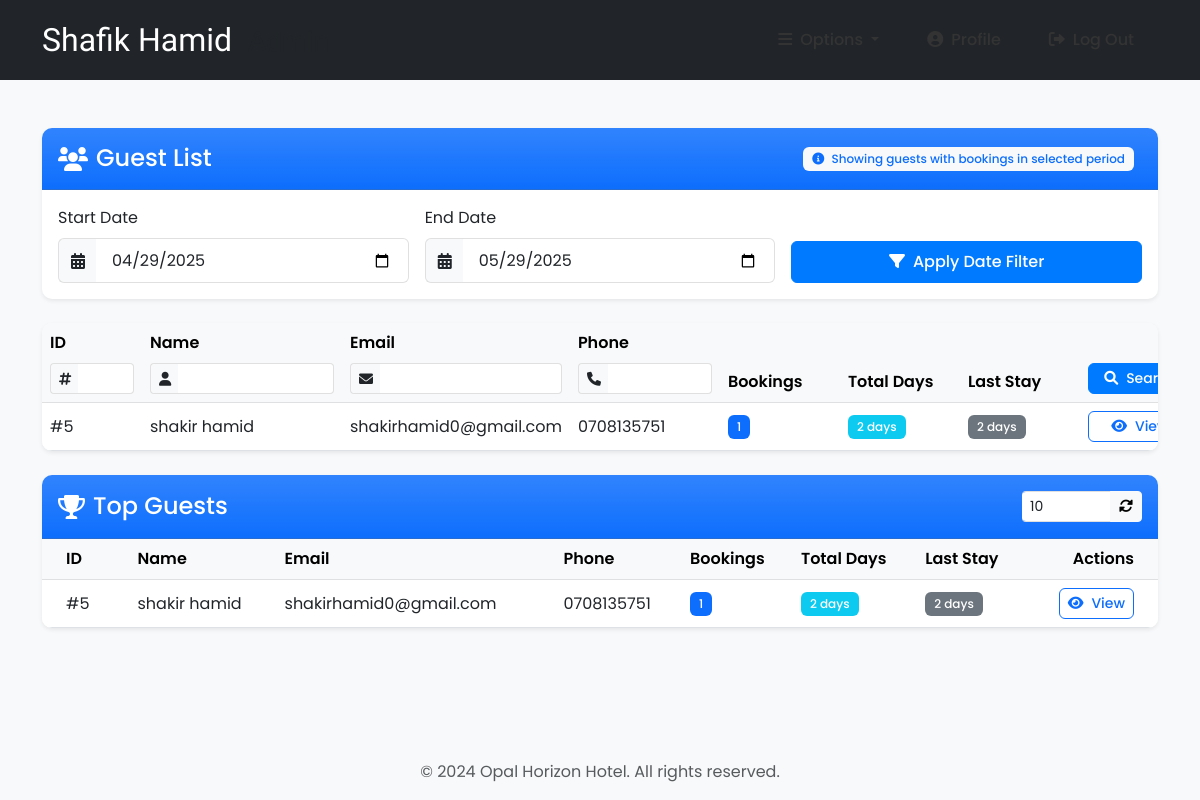
Screenshot of /guests/ (signed in) with the database file from the repository.
### accounts/models.py (models this page shows, shortened)
class Guest(models.Model):
    user = models.OneToOneField(User, null=True, on_delete=models.CASCADE)
    phoneNumber = PhoneNumberField(unique=True)
    def numOfBooking(self):
        Booking = apps.get_model('room', 'Booking')
        return Booking.objects.filter(guest=self).count()
    def numOfDays(self):
        Booking = apps.get_model('room', 'Booking')
        totalDay = 0
        bookings = Booking.objects.filter(guest=self)
        for b in bookings:
            day = b.endDate - b.startDate
            totalDay += int(day.days)
        return totalDay
    def numOfLastBookingDays(self):
        Booking = apps.get_model('room', 'Booking')
        try:
            return int((Booking.objects.filter(guest=self).last().endDate - Booking.objects.filter(guest=self).last().startDate).days)
        except:
            return 0

### room/models.py (models this page shows, shortened)
class Booking(models.Model):
    roomNumber = models.ForeignKey(Room, on_delete=models.CASCADE)
    guest = models.ForeignKey('accounts.Guest', null=True, on_delete=models.CASCADE)
    dateOfReservation = models.DateField(default=timezone.now)
    startDate = models.DateField()
    endDate = models.DateField()

### accounts/views.py (the view, shortened to what this page needs)
# urls.py: path('guests/', guests, name="guests"),
@login_required(login_url='login')
def guests(request):
    role = str(request.user.groups.all()[0])
    path = role + "/"
    topRange = Booking.objects.all().values("guest").annotate(
        total=Count("guest")).order_by("-total")
    topLimit = 10
    topList = []
    for t in topRange:
        if len(topList) > 10:
            break
        else:
            topList.append(Guest.objects.get(id=t.get("guest")))
    bookings = Booking.objects.all()
    fd = datetime.combine(date.today()-timedelta(days=30), datetime.min.time())
    ld = datetime.combine(date.today(), datetime.min.time())
    guests = []
    for b in bookings:
        if b.endDate >= fd.date() and b.startDate <= ld.date():
            if b.guest not in guests:
                guests.append(b.guest)
    context = {
        "role": role,
        "guests": guests,
        "topList": topList,
        "topLimit": topLimit,
        "fd": fd,
        "ld": ld
    }
    return render(request, path + "guests.html", context)

### templates/admin/guests.html
{% block context %}
{% include '../common_pages/guests.html' %}
{% endblock %}

### templates/common_pages/guests.html (shortened to what this page needs)
{% extends 'index.html' %}
{% block context %}
<div class="container py-5">
    <div class="card shadow-sm mb-4">
        <div class="card-header bg-primary bg-gradient text-white py-3">
            <div class="d-flex justify-content-between align-items-center">
                <h4 class="mb-0 d-flex align-items-center">
                    <i class="fas fa-users me-2"></i>
                    Guest List
                </h4>
                <span class="badge bg-light text-primary">
                    <i class="fas fa-info-circle me-1"></i>
                    Showing guests with bookings in selected period
                </span>
            </div>
        </div>
        <div class="card-body">
            <form action="" method="POST" class="needs-validation" novalidate>
                <div class="row g-3">
                    <div class="col-md-4">
                        <label class="form-label">Start Date</label>
                        <div class="input-group">
                            <span class="input-group-text">
                                <i class="fas fa-calendar-alt"></i>
                            </span>
                            <input type="date" class="form-control" name="f_day" id="f_day"
                                value="{{fd.year}}-{% if fd.month < 10 %}0{{fd.month}}{% else %}{{fd.month}}{% endif %}-{% if fd.day < 10 %}0{{fd.day}}{% else %}{{fd.day}}{% endif %}"
                                required>
                        </div>
                    </div>
                    <div class="col-md-4">
                        <label class="form-label">End Date</label>
                        <div class="input-group">
                            <span class="input-group-text">
                                <i class="fas fa-calendar-alt"></i>
                            </span>
                            <input type="date" class="form-control" name="l_day" id="l_day"
                                value="{{ld.year}}-{% if ld.month < 10 %}0{{ld.month}}{% else %}{{ld.month}}{% endif %}-{% if ld.day < 10 %}0{{ld.day}}{% else %}{{ld.day}}{% endif %}"
                                required>
                        </div>
                    </div>
                    <div class="col-md-4 d-flex align-items-end">
                        <button type="submit" class="btn btn-primary w-100" name="filterDate">
                            <i class="fas fa-filter me-2"></i>Apply Date Filter
                        </button>
                    </div>
                </div>
            </form>
        </div>
    </div>
    <div class="card shadow-sm mb-4">
        <div class="card-body p-0">
            <div class="table-responsive">
                <table class="table table-hover mb-0">
                    <thead class="table-light">
                        <tr>
                            <form action="" method="POST" class="needs-validation" novalidate>
                                <th style="min-width: 100px;">
                                    <label class="form-label mb-2">ID</label>
                                    <div class="input-group input-group-sm">
                                        <span class="input-group-text">
                                            <i class="fas fa-hashtag"></i>
                                        </span>
                                        <input type="number" name="id" min="0" value="{{id}}" class="form-control">
                                    </div>
                                </th>
                                <th style="min-width: 200px;">
                                    <label class="form-label mb-2">Name</label>
                                    <div class="input-group input-group-sm">
                                        <span class="input-group-text">
                                            <i class="fas fa-user"></i>
                                        </span>
                                        <input type="text" name="name" value="{{name}}" class="form-control">
                                    </div>
                                </th>
                                <th style="min-width: 200px;">
                                    <label class="form-label mb-2">Email</label>
                                    <div class="input-group input-group-sm">
                                        <span class="input-group-text">
                                            <i class="fas fa-envelope"></i>
                                        </span>
                                        <input type="text" name="email" value="{{email}}" class="form-control">
                                    </div>
                                </th>
                                <th style="min-width: 150px;">
                                    <label class="form-label mb-2">Phone</label>
                                    <div class="input-group input-group-sm">
                                        <span class="input-group-text">
                                            <i class="fas fa-phone"></i>
                                        </span>
                                        <input type="number" name="number" min="0" value="{{number}}"
                                            class="form-control">
                                    </div>
                                </th>
                                <th style="min-width: 120px;">Bookings</th>
                                <th style="min-width: 120px;">Total Days</th>
                                <th style="min-width: 120px;">Last Stay</th>
                                <th style="min-width: 120px;">
                                    <label class="form-label mb-2">&nbsp;</label>
                                    <button type="submit" name="filterGuest" class="btn btn-primary btn-sm w-100">
                                        <i class="fas fa-search me-2"></i>Search
                                    </button>
                                </th>
                            </form>
                        </tr>
                    </thead>
                    <tbody>
                        {% for g in guests %}
                        <tr>
                            <td class="align-middle">#{{g.user.id}}</td>
                            <td class="align-middle">{{g.user.first_name}} {{g.user.last_name}}</td>
                            <td class="align-middle">{{g.user.email}}</td>
                            <td class="align-middle">{{g.phoneNumber}}</td>
                            <td class="align-middle">
                                <span class="badge bg-primary">{{g.numOfBooking}}</span>
                            </td>
                            <td class="align-middle">
                                <span class="badge bg-info">{{g.numOfDays}} days</span>
                            </td>
                            <td class="align-middle">
                                <span class="badge bg-secondary">{{g.numOfLastBookingDays}} days</span>
                            </td>
                            <td class="align-middle">
                                <a href="{% url 'guest-profile' g.user.id %}"
                                    class="btn btn-outline-primary btn-sm w-100">
                                    <i class="fas fa-eye me-2"></i>View
                                </a>
                            </td>
                        </tr>
                        {% endfor %}
                    </tbody>
                </table>
            </div>
        </div>
    </div>
    <div class="card shadow-sm">
        <div class="card-header bg-primary bg-gradient text-white py-3">
            <div class="d-flex justify-content-between align-items-center">
                <h4 class="mb-0 d-flex align-items-center">
                    <i class="fas fa-trophy me-2"></i>
                    Top Guests
                </h4>
                <form action="" method="POST" class="d-flex align-items-center">
                    <div class="input-group input-group-sm" style="width: 120px;">
                        <input type="number" name="top" min="0" value="{{topLimit}}" class="form-control"
                            placeholder="Limit" aria-label="Top limit">
                        <button class="btn btn-light" type="submit">
                            <i class="fas fa-sync-alt"></i>
                        </button>
                    </div>
                </form>
            </div>
        </div>
        <div class="card-body p-0">
            <div class="table-responsive">
                <table class="table table-hover mb-0">
                    <thead class="table-light">
                        <tr>
                            <th class="px-4">ID</th>
                            <th>Name</th>
                            <th>Email</th>
                            <th>Phone</th>
                            <th>Bookings</th>
                            <th>Total Days</th>
                            <th>Last Stay</th>
                            <th class="text-end pe-4">Actions</th>
                        </tr>
                    </thead>
                    <tbody>
                        {% for g in topList %}
                        <tr>
                            <td class="px-4">#{{g.user.id}}</td>
                            <td>{{g.user.first_name}} {{g.user.last_name}}</td>
                            <td>{{g.user.email}}</td>
                            <td>{{g.phoneNumber}}</td>
                            <td>
                                <span class="badge bg-primary">{{g.numOfBooking}}</span>
                            </td>
                            <td>
                                <span class="badge bg-info">{{g.numOfDays}} days</span>
                            </td>
                            <td>
                                <span class="badge bg-secondary">{{g.numOfLastBookingDays}} days</span>
                            </td>
                            <td class="text-end pe-4">
                                <a href="{% url 'guest-profile' g.user.id %}" class="btn btn-outline-primary btn-sm">
                                    <i class="fas fa-eye me-2"></i>View
                                </a>
                            </td>
                        </tr>
                        {% endfor %}
                    </tbody>
                </table>
            </div>
        </div>
    </div>
</div>
{% endblock %}

### templates/incs/nav.html (shortened to what this page needs)
<nav class="navbar navbar-expand-lg navbar-dark bg-dark py-3">
    <div class="container">
        <a href="" class="navbar-brand">
            <h2 class="text-capitalize mb-0">
                {{ request.user.first_name }} {{ request.user.last_name }}
                <small class="ms-2 text-muted">{{ role }}</small>
            </h2>
        </a>
        <div class="collapse navbar-collapse" id="navbarTags">
            <ul class="navbar-nav ms-auto align-items-center">
                <li class="nav-item dropdown">
                    <a class="nav-link dropdown-toggle px-3" href="#" id="navbarDropdown" role="button"
                        data-bs-toggle="dropdown" aria-expanded="false">
                        <i class="fas fa-bars me-2"></i>Options
                    </a>
                </li>
                <li class="nav-item">
                    {% if role == 'staff' or role == 'receptionist' or role == 'admin' or role == 'manager' %}
                    <a href="{% url 'employee-profile' user.id %}" class="nav-link px-3">
                        <i class="fas fa-user-circle me-2"></i>Profile
                    </a>
                    {% endif %}
                </li>
                <li class="nav-item">
                    <a href="{% url 'logout' %}" class="nav-link px-3">
                        <i class="fas fa-sign-out-alt me-2"></i>Log Out
                    </a>
                </li>
            </ul>
        </div>
    </div>
</nav>

### static/css/main.css (style rules this page uses)
* { margin: 0; padding: 0; -webkit-font-smoothing: antialiased; }
body { position: relative; font-family: 'Segoe UI', Tahoma, Geneva, Verdana, sans-serif; background-color: #f8f9fa; }
.navbar { padding: 1rem 0; }
.navbar .nav-item { font-size: 1rem; margin: 0 0.5rem; }
.navbar .nav-link { color: #333 !important; transition: color 0.3s ease; }
.card { border: none; transition: transform 0.3s ease, box-shadow 0.3s ease; }
.badge { padding: 0.5rem 0.8rem; margin-right: 0.5rem; }
.btn { padding: 0.5rem 1.5rem; border-radius: 5px; transition: all 0.3s ease; }
.btn-primary { background-color: #007bff; border-color: #007bff; }

### templates/index.html (style rules this page uses)
body { min-height: 100vh; display: flex; flex-direction: column; font-family: 'Poppins', sans-serif; }
.navbar-brand { font-family: 'Redressed', cursive; font-size: 1.5rem; }
.nav-link { font-weight: 500; transition: color 0.3s ease; }
.btn { font-weight: 500; }

### templates/common_pages/guests.html (style rules this page uses)
.card { border: none; border-radius: 10px; overflow: hidden; }
.form-control, .form-select { border: 1px solid #e0e0e0; padding: 0.6rem 1rem; }
.input-group-sm .form-control, .input-group-sm .input-group-text, .input-group-sm .btn { padding: 0.25rem 0.5rem; font-size: 0.875rem; }
.input-group-text { background-color: #f8f9fa; border: 1px solid #e0e0e0; border-right: none; }
.input-group .form-control { border-left: none; }
.table th { font-weight: 600; border-top: none; }
.table td { vertical-align: middle; }
.btn { font-weight: 500; border-radius: 6px; }
.btn-sm { padding: 0.25rem 0.5rem; }
.badge { font-weight: 500; padding: 0.5em 0.75em; }

### rows the page displays
Guest: user.id "5", user.first_name "shakir", user.last_name "hamid", user.email "shakirhamid0@gmail.com", phoneNumber "0708135751", numOfBooking "1", numOfDays "2", numOfLastBookingDays "2"

### other values shown
{{ request.user.first_name }} "Shafik"
{{ request.user.last_name }} "Hamid"
